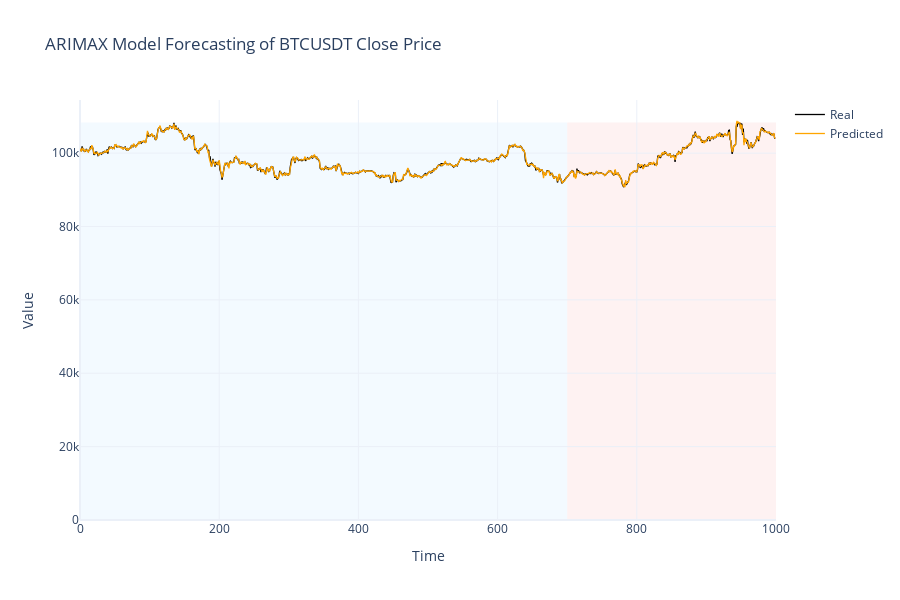
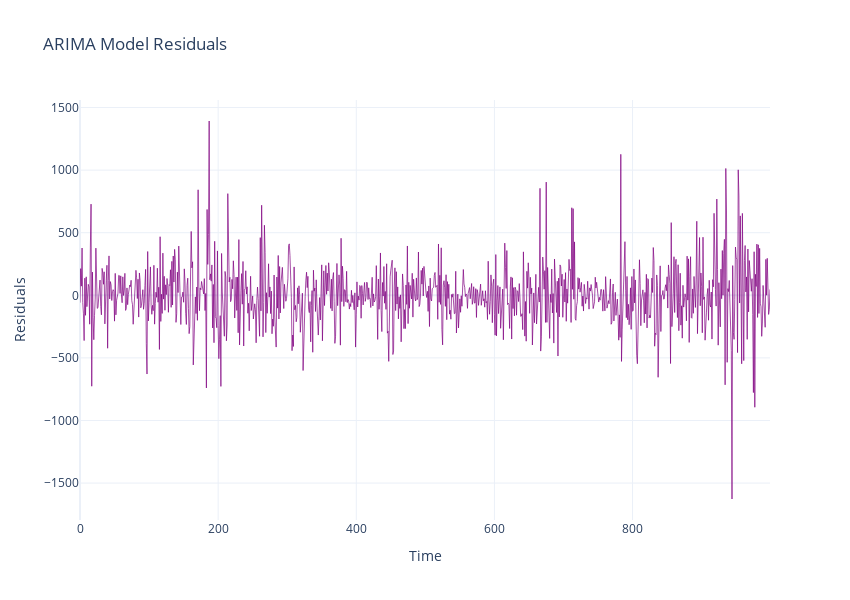

The cell these charts' notebook holds for them, in order:
### Code cell
Go_plot_predictions(model_fit, data, y_train, y_test, x_test)

### Figure 1 — Plotly figure (JSON) as saved in the notebook; plotly's stock layout.template omitted (floating-point values rounded to 4 significant figures; data arrays with more than 128 entries replaced by an {"elided": "..."} marker saying what was removed)
{"data": [{"line": {"color": "black", "width": 1.3}, "mode": "lines", "name": "Real", "type": "scatter", "y": {"elided": "1000 float values"}}, {"line": {"color": "orange", "width": 1.3}, "mode": "lines", "name": "Predicted", "type": "scatter", "y": {"elided": "1000 float values"}}], "layout": {"height": 600, "shapes": [{"fillcolor": "LightSkyBlue", "layer": "below", "line": {"width": 0}, "name": "Training phase", "opacity": 0.1, "type": "rect", "x0": 0, "x1": 700, "y0": 0, "y1": 108300.0}, {"fillcolor": "LightCoral", "layer": "below", "line": {"width": 0}, "name": "Testing phase", "opacity": 0.1, "type": "rect", "x0": 700, "x1": 1000, "y0": 0, "y1": 108300.0}], "title": {"text": "ARIMAX Model Forecasting of BTCUSDT Close Price"}, "width": 900, "xaxis": {"title": {"text": "Time"}}, "yaxis": {"title": {"text": "Value"}}}}

### Figure 2 — Plotly figure (JSON) as saved in the notebook; plotly's stock layout.template omitted (floating-point values rounded to 4 significant figures; data arrays with more than 128 entries replaced by an {"elided": "..."} marker saying what was removed)
{"data": [{"line": {"color": "purple", "width": 0.7}, "mode": "lines", "name": "Residuals", "type": "scatter", "y": {"elided": "1000 float values"}}], "layout": {"height": 600, "title": {"text": "ARIMA Model Residuals"}, "width": 850, "xaxis": {"title": {"text": "Time"}}, "yaxis": {"title": {"text": "Residuals"}}}}
